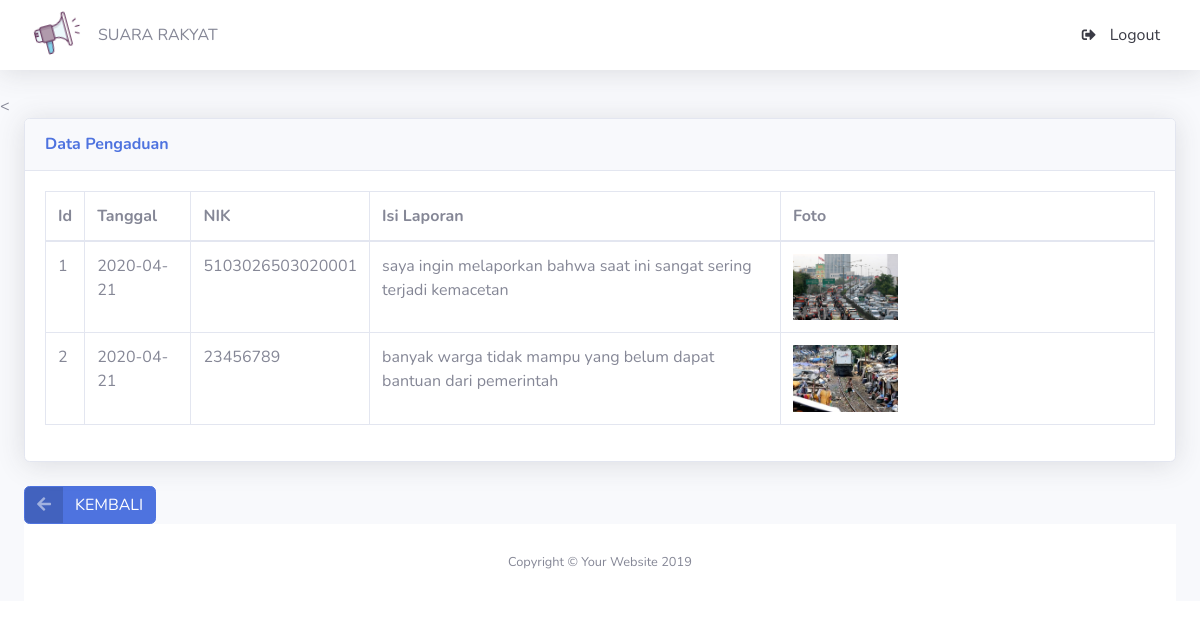
Page /data_laporan.php on the committed database.
### tables this page shows
CREATE TABLE `tbl_pengaduan` (
  `id_pengaduan` int(11) NOT NULL,
  `tgl_pengaduan` date NOT NULL,
  `nik` varchar(16) NOT NULL,
  `isi_laporan` text NOT NULL,
  `foto` varchar(255) NOT NULL,
  `status` enum('0','proses','selesai','') NOT NULL
);

### data_laporan.php (the view, shortened to what this page needs)
<!DOCTYPE html>
<html lang="en">
<head>
  <link href="vendor/fontawesome-free/css/all.min.css" rel="stylesheet" type="text/css">
  <link href="css/sb-admin-2.min.css" rel="stylesheet">
</head>
<body id="page-top">
  <div id="wrapper">
    <div id="content-wrapper" class="d-flex flex-column">
      <div id="content">
        <nav class="navbar navbar-expand navbar-light bg-white topbar mb-4 static-top shadow">
           <div class="sidebar-brand-icon rotate-n-15">
          <i> <img src="img/logoo.png"; style="margin-left: 18px;"> </i>
        </div>
        <div class="sidebar-brand-text mx-3">SUARA RAKYAT </div>
          <ul class="navbar-nav ml-auto">
            <li class="nav-item dropdown no-arrow">
                <a class="dropdown-item" href="#" data-toggle="modal" data-target="#logoutModal" >
                  <i class="fas fa-sign-out-alt fa-sm fa-fw mr-2"></i>
                  Logout
                </a>
            </li>
        </nav>
<
        <div class="container-fluid">
          <div class="card shadow mb-4">
            <div class="card-header py-3">
              <h6 class="m-0 font-weight-bold text-primary">Data Pengaduan</h6>
            </div>
            <div class="card-body">
              <div class="table-responsive">
                <table class="table table-bordered" id="dataTable" width="100%" cellspacing="0">
                  <thead>
                     <tr>
                      <th>Id</th>
                      <th>Tanggal</th>
                      <th>NIK</th>
                      <th>Isi Laporan</th>
                      <th>Foto</th>
                    </tr>
                  </thead>
                  <tbody>
                    <?php
                      include "koneksi.php";
                      $query="SELECT * from tbl_pengaduan";
                      $id = 1;
                      $perintah=mysqli_query($connect,$query);
                      while($data=mysqli_fetch_array($perintah))
                      {
                      ?>
                <tr class="odd gradeX">
                    <td><?php echo $id++; ?></td>
                    <td><?php echo"$data[tgl_pengaduan]";?></td>
                    <td><?php echo"$data[nik]";?></td>
                     <td><?php echo"$data[isi_laporan]";?></td>
                     <td><?php echo"<img src='$data[foto]' style='width: 30%'>"; ?></td>
                </tr>
                 <?php
                }
                 ?>
                  </tbody>
                </table>
              </div>
              </div>
            </div>
                <div>
                  <a href="laporan.php" class="btn btn-primary btn-icon-split">
                  <span class="icon text-white-50">
                  <i class="fas fa-arrow-left"></i>
                  </span>
                  <span class="text"> KEMBALI </span> </a>
                </div>
      <footer class="sticky-footer bg-white">
        <div class="container my-auto">
          <div class="copyright text-center my-auto">
            <span>Copyright &copy; Your Website 2019</span>
          </div>
        </div>
      </footer>
</body>
</html>

### rows in the picture
tbl_pengaduan: tgl_pengaduan "2020-04-21", nik "5103026503020001", isi_laporan "saya ingin melaporkan bahwa saat ini sangat sering terjadi kemacetan", foto (picture)
tbl_pengaduan: tgl_pengaduan "2020-04-21", nik "23456789", isi_laporan "banyak warga tidak mampu yang belum dapat bantuan dari pemerintah", foto (picture)
